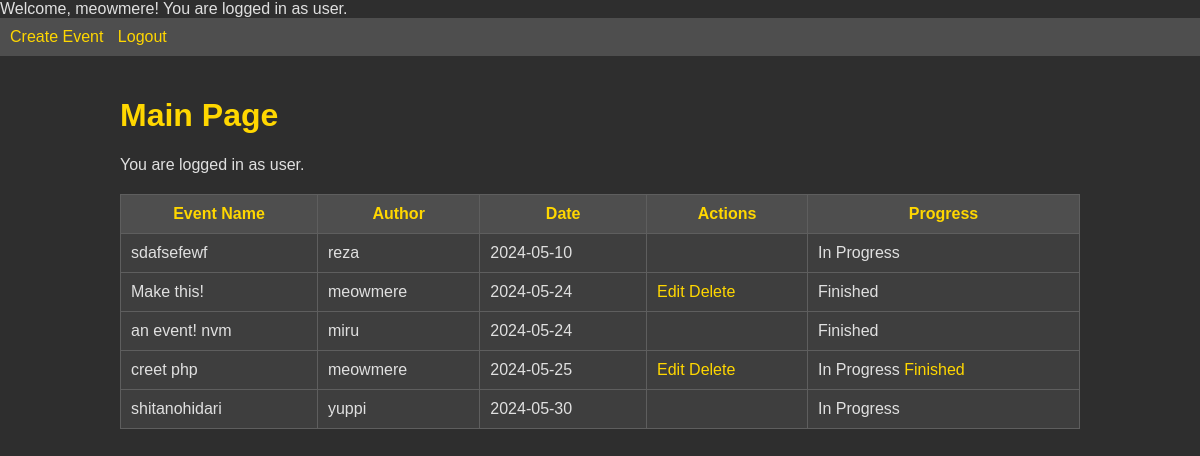
Page /index.php (signed in) on the committed database.
### tables this page shows
CREATE TABLE `events` (
  `id` int(11) NOT NULL,
  `event_name` varchar(255) NOT NULL,
  `author` varchar(50) NOT NULL,
  `date` date NOT NULL,
  `progress` enum('In Progress','Finished','Past Deadline') NOT NULL DEFAULT 'In Progress'
);

### index.php (the view, shortened to what this page needs)
<?php
require 'config.php';
echo "Welcome, " . htmlspecialchars($_SESSION['username']) . "! You are logged in as " . htmlspecialchars($_SESSION['role']) . ".";
$stmt = $conn->prepare("SELECT id, event_name, author, date, progress FROM events ORDER BY date ASC");
$stmt->execute();
$stmt->bind_result($id, $event_name, $author, $date, $progress);
?>
<!DOCTYPE html>
<html>
<head>
    <link rel="stylesheet" href="style.css?v=<?php echo time(); ?>">
</head>
<body>
    <nav>
        <a href="create_event.php">Create Event</a>
        <a href="logout.php">Logout</a>
    </nav>
    <div class="container">
        <h1>Main Page</h1>
        <p>You are logged in as <?php echo htmlspecialchars($_SESSION['role']); ?>.</p>
        <table>
            <tr>
                <th>Event Name</th>
                <th>Author</th>
                <th>Date</th>
                <th>Actions</th>
                <th>Progress</th>
            </tr>
            <?php while ($stmt->fetch()): ?>
            <tr>
                <td><?php echo htmlspecialchars($event_name); ?></td>
                <td><?php echo htmlspecialchars($author); ?></td>
                <td><?php echo htmlspecialchars($date); ?></td>
                <td>
                    <?php if ($_SESSION['username'] == $author || $_SESSION['role'] == 'admin'): ?>
                    <a href="edit_event.php?id=<?php echo $id; ?>">Edit</a>
                    <a href="delete_event.php?id=<?php echo $id; ?>">Delete</a>
                    <?php endif; ?>
                </td>
                <td>
                    <?php echo htmlspecialchars($progress); ?>
                    <?php if ($progress == 'In Progress' && ($_SESSION['username'] == $author || $_SESSION['role'] == 'admin')): ?>
                    <a href="finish_event.php?id=<?php echo $id; ?>">Finished</a>
                    <?php endif; ?>
                </td>
            </tr>
            <?php endwhile; ?>
        </table>
    </div>
</body>
</html>

### style.css (style rules this page uses)
body { background-color: #2E2E2E; color: #E0E0E0; font-family: Arial, sans-serif; margin: 0; padding: 0; }
h1, h2, h3, h4, h5, h6 { color: #FFD700; }
a { color: #FFD700; text-decoration: none; }
.container { width: 80%; margin: 0 auto; padding: 20px; }
table { width: 100%; border-collapse: collapse; margin-top: 20px; }
th, td { padding: 10px; border: 1px solid #5E5E5E; }
th { background-color: #4E4E4E; color: #FFD700; }
td { background-color: #3E3E3E; }
nav { background-color: #4E4E4E; padding: 10px; }
nav a { margin-right: 10px; color: #FFD700; }

### rows in the picture
events: event_name "sdafsefewf", author "reza", date "2024-05-10", progress "In Progress"
events: event_name "Make this!", author "meowmere", date "2024-05-24", progress "Finished"
events: event_name "an event! nvm", author "miru", date "2024-05-24", progress "Finished"
events: event_name "creet php", author "meowmere", date "2024-05-25", progress "In Progress"
events: event_name "shitanohidari", author "yuppi", date "2024-05-30", progress "In Progress"

### other values in the picture
$_SESSION['username'] "meowmere"
$_SESSION['role'] "user"
